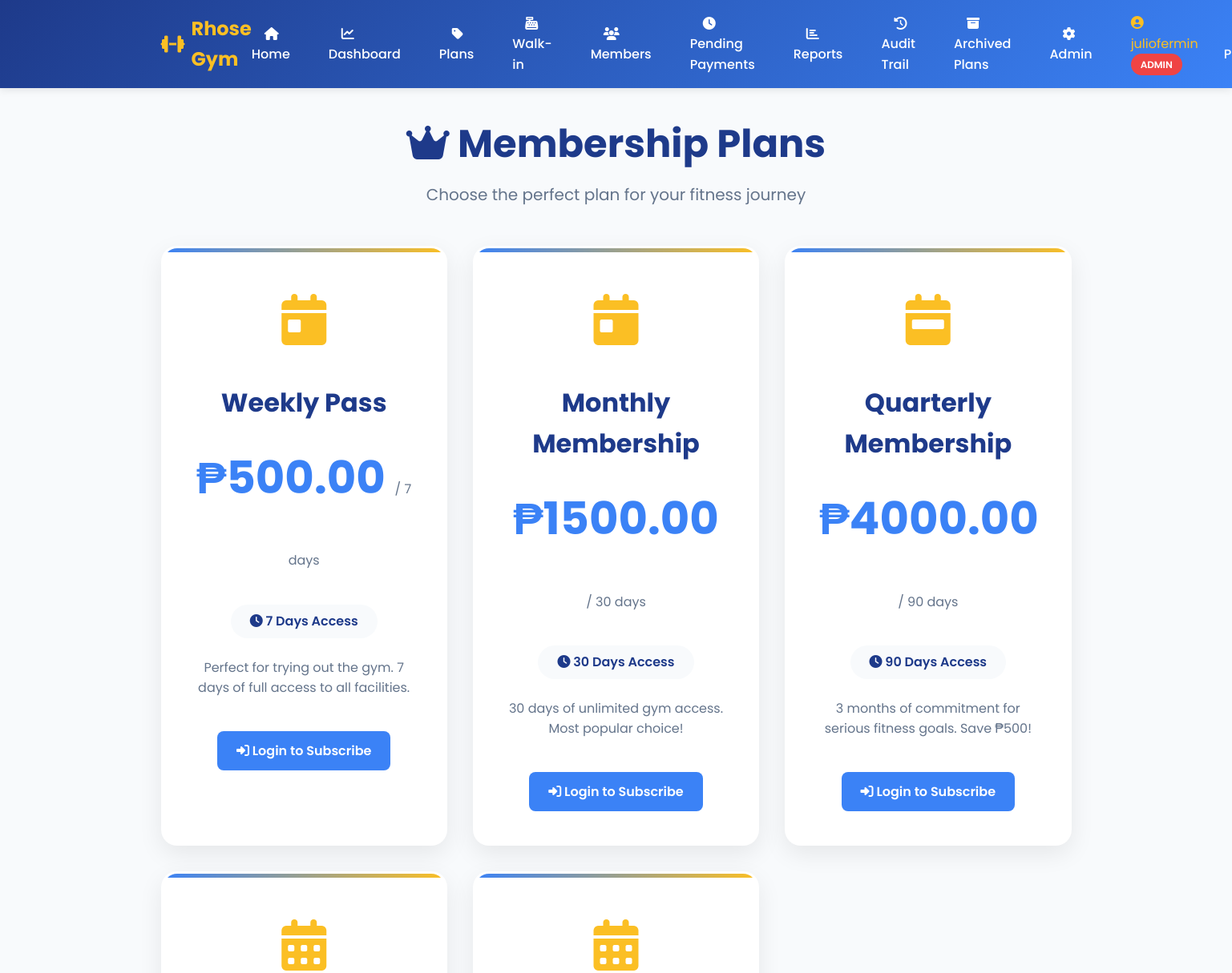
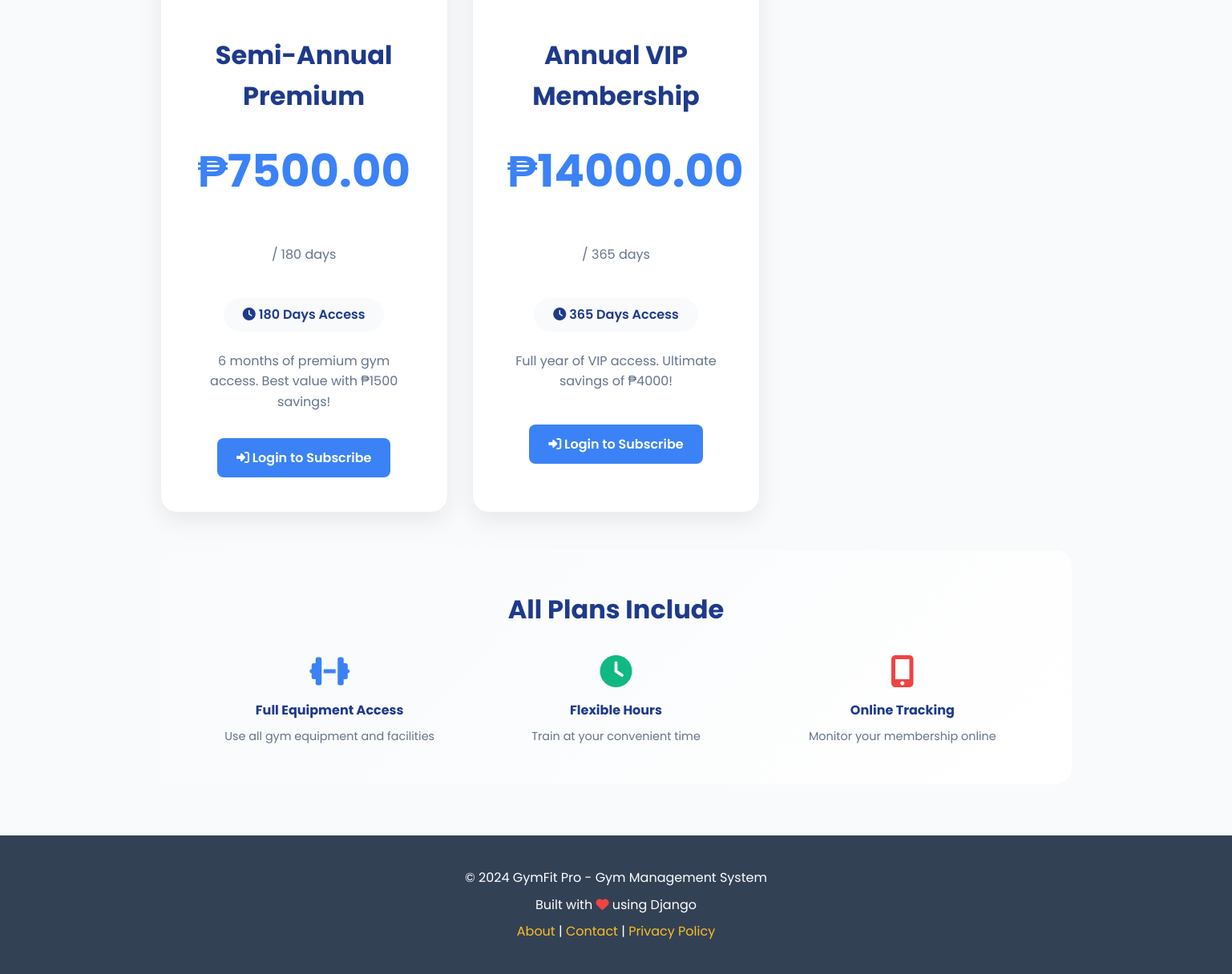
The page /plans/ (signed in) on the database its author committed (2 pictures, top to bottom).
### gym_app/models.py (models this page shows, shortened)
class User(AbstractUser):
    ROLE_CHOICES = [
        ('admin', 'Admin'),
        ('staff', 'Staff'),
        ('member', 'Member'),
    ]
    role = models.CharField(max_length=10, choices=ROLE_CHOICES, default='member')
    mobile_no = models.CharField(max_length=20, blank=True, null=True)
    address = models.TextField(blank=True, null=True)
    birthdate = models.DateField(blank=True, null=True)
    age = models.IntegerField(blank=True, null=True)
    profile_image = models.ImageField(
        upload_to='profile_images/',
        blank=True,
        null=True,
        help_text="Profile picture"
    )
    kiosk_pin = models.CharField(
        max_length=6,
        blank=True,
        null=True,
        unique=True,
        help_text="6-digit PIN for kiosk check-in/out",
        verbose_name="Kiosk PIN"
    )
    created_at = models.DateTimeField(auto_now_add=True)
    updated_at = models.DateTimeField(auto_now=True)
    class Meta:
        db_table = 'users'
        verbose_name = 'User'
        verbose_name_plural = 'Users'
    def is_admin(self):
        return self.role == 'admin' or self.is_superuser
    def is_staff_or_admin(self):
        return self.role in ['admin', 'staff'] or self.is_superuser or self.is_staff

class MembershipPlan(models.Model):
    name = models.CharField(max_length=100)
    duration_days = models.IntegerField(help_text="Duration in days")
    price = models.DecimalField(max_digits=10, decimal_places=2)
    description = models.TextField(blank=True, null=True)
    is_active = models.BooleanField(default=True)
    is_archived = models.BooleanField(default=False, help_text="Archived plans are hidden but preserved for records")
    archived_at = models.DateTimeField(null=True, blank=True)
    archived_by = models.ForeignKey(
        User,
        on_delete=models.SET_NULL,
        null=True,
        blank=True,
        related_name='archived_membership_plans'
    )
    created_at = models.DateTimeField(auto_now_add=True)
    updated_at = models.DateTimeField(auto_now=True)
    class Meta:
        db_table = 'membership_plans'
        verbose_name = 'Membership Plan'
        verbose_name_plural = 'Membership Plans'
        ordering = ['price']

### gym_app/views.py (the view)
# urls.py: path('plans/', views.membership_plans_view, name='membership_plans'),
@login_required
def membership_plans_view(request):
    plans = MembershipPlan.objects.filter(
        is_active=True,
        is_archived=False
    ).order_by('price')
    current_membership = None
    if request.user.role == 'member':
        current_membership = UserMembership.objects.filter(
            user=request.user,
            status='active'
        ).first()
    context = {
        'plans': plans,
        'current_membership': current_membership,
    }
    return render(request, 'gym_app/membership_plans.html', context)

### gym_app/templates/gym_app/membership_plans.html (shortened to what this page needs)
{% extends 'gym_app/base.html' %}
{% block content %}
{% load static %}
<link rel="stylesheet" href="{% static 'gym_app/css/pages/membership_plans.css' %}">
<div class="page-header">
    <h1><i class="fas fa-crown"></i> Membership Plans</h1>
    <p>Choose the perfect plan for your fitness journey</p>
</div>
<div class="plans-grid">
    {% for plan in plans %}
    <div class="plan-card">
        <div class="plan-icon">
            <i class="fas fa-{% if plan.duration_days <= 30 %}calendar-day{% elif plan.duration_days <= 90 %}calendar-week{% else %}calendar-alt{% endif %}"></i>
        </div>
        <h2 class="plan-name">{{ plan.name }}</h2>
        <div class="plan-price">
            ₱{{ plan.price }}
            <small>/ {{ plan.duration_days }} days</small>
        </div>
        <div class="plan-duration">
            <i class="fas fa-clock"></i> {{ plan.duration_days }} Days Access
        </div>
        <p class="plan-description">
            {{ plan.description|default:"Full access to all gym facilities, equipment, and amenities for the duration of your membership." }}
        </p>
        {% if user.is_authenticated and user.role == 'member' %}
            {% if current_membership %}
                {% if current_membership.plan.id == plan.id %}
                    <button class="btn btn-success" disabled style="opacity: 0.6;">
                        <i class="fas fa-check"></i> Current Plan
                    </button>
                {% else %}
                    <button class="btn btn-primary" disabled style="opacity: 0.6;">
                        <i class="fas fa-info-circle"></i> Already Subscribed
                    </button>
                {% endif %}
            {% else %}
                <a href="{% url 'subscribe_plan' plan.id %}" class="btn btn-gold">
                    <i class="fas fa-shopping-cart"></i> Subscribe Now
                </a>
            {% endif %}
        {% else %}
            <a href="{% url 'login' %}" class="btn btn-primary">
                <i class="fas fa-sign-in-alt"></i> Login to Subscribe
            </a>
        {% endif %}
    </div>
    {% endfor %}
</div>
<div style="background: linear-gradient(135deg, var(--light-bg) 0%, var(--white) 100%); padding: 3rem; border-radius: 20px; margin-top: 3rem;">
    <h2 style="text-align: center; color: var(--primary-blue); font-size: 2rem; margin-bottom: 2rem;">
        All Plans Include
    </h2>
    <div style="display: grid; grid-template-columns: repeat(auto-fit, minmax(250px, 1fr)); gap: 2rem;">
        <div style="text-align: center;">
            <i class="fas fa-dumbbell" style="font-size: 2.5rem; color: var(--secondary-blue); margin-bottom: 1rem;"></i>
            <h4 style="color: var(--primary-blue); margin-bottom: 0.5rem;">Full Equipment Access</h4>
            <p style="color: var(--gray); font-size: 0.9rem;">Use all gym equipment and facilities</p>
        </div>
        <div style="text-align: center;">
            <i class="fas fa-clock" style="font-size: 2.5rem; color: var(--success); margin-bottom: 1rem;"></i>
            <h4 style="color: var(--primary-blue); margin-bottom: 0.5rem;">Flexible Hours</h4>
            <p style="color: var(--gray); font-size: 0.9rem;">Train at your convenient time</p>
        </div>
        <div style="text-align: center;">
            <i class="fas fa-mobile-alt" style="font-size: 2.5rem; color: var(--danger); margin-bottom: 1rem;"></i>
            <h4 style="color: var(--primary-blue); margin-bottom: 0.5rem;">Online Tracking</h4>
            <p style="color: var(--gray); font-size: 0.9rem;">Monitor your membership online</p>
        </div>
    </div>
</div>
{% endblock %}

### gym_app/templates/gym_app/base.html (shortened to what this page needs)
<!DOCTYPE html>
<html lang="en">
<head>
    <link rel="stylesheet" href="https://cdnjs.cloudflare.com/ajax/libs/font-awesome/6.4.0/css/all.min.css">
    {% load static %}
    <link rel="stylesheet" href="{% static 'gym_app/css/base/base.css' %}">
</head>
<body>
    <nav class="navbar">
        <div class="container">
            <a href="{% url 'home' %}" class="navbar-brand">
                <i class="fas fa-dumbbell"></i>
                Rhose Gym
            </a>
            <ul class="navbar-menu">
                <li><a href="{% url 'home' %}"><i class="fas fa-home"></i> Home</a></li>
                {% if user.is_authenticated %}
                    <li><a href="{% url 'dashboard' %}"><i class="fas fa-chart-line"></i> Dashboard</a></li>
                    <li><a href="{% url 'membership_plans' %}"><i class="fas fa-tag"></i> Plans</a></li>
                    {% if user.is_staff_or_admin %}
                        <li><a href="{% url 'walkin_purchase' %}"><i class="fas fa-cash-register"></i> Walk-in</a></li>
                        <li><a href="{% url 'members_list' %}"><i class="fas fa-users"></i> Members</a></li>
                        <li><a href="{% url 'pending_payments' %}"><i class="fas fa-clock"></i> Pending Payments</a></li>
                    {% endif %}
                    {% if user.is_admin %}
                        <li><a href="{% url 'reports' %}"><i class="fas fa-chart-bar"></i> Reports</a></li>
                        <li><a href="{% url 'audit_trail' %}"><i class="fas fa-history"></i> Audit Trail</a></li>
                        <li><a href="{% url 'archived_plans' %}"><i class="fas fa-archive"></i> Archived Plans</a></li>
                        <li><a href="/admin/"><i class="fas fa-cog"></i> Admin</a></li>
                    {% endif %}
                    <li>
                        <span style="color: var(--gold); margin-right: 0.5rem;">
                            <i class="fas fa-user-circle"></i> {{ user.get_full_name|default:user.username }}
                            <span class="user-badge badge-{{ user.role }}">{{ user.role }}</span>
                        </span>
                    </li>
                    <li><a href="{% url 'profile_settings' %}"> Profile</a></li>
                {% else %}
                    <li><a href="{% url 'about' %}"><i class="fas fa-info-circle"></i> About</a></li>
                    <li><a href="{% url 'login' %}"><i class="fas fa-sign-in-alt"></i> Login</a></li>
                    <li><a href="{% url 'register' %}" class="btn-gold"><i class="fas fa-user-plus"></i> Sign Up</a></li>
                {% endif %}
            </ul>
        </div>
    </nav>
    <main class="main-content">
        {% block content %}{% endblock %}
    </main>
    <footer class="footer">
        <div class="container">
            <p>&copy; 2024 GymFit Pro - Gym Management System</p>
            <p>Built with <i class="fas fa-heart" style="color: var(--danger);"></i> using Django</p>
            <p>
                <a href="{% url 'about' %}">About</a> |
                <a href="#">Contact</a> |
                <a href="#">Privacy Policy</a>
            </p>
        </div>
    </footer>
</body>
</html>

### gym_app/static/gym_app/css/base/base.css (style rules this page uses)
* { margin: 0; padding: 0; box-sizing: border-box; }
:root { --primary-blue: #1e3a8a; --secondary-blue: #3b82f6; --gold: #fbbf24; --dark-gold: #f59e0b; --light-bg: #f8fafc; --white: #ffffff; --gray: #64748b; --dark-gray: #334155; --success: #10b981; --danger: #ef4444; --warning: #f59e0b; }
body { font-family: 'Poppins', sans-serif; background-color: var(--light-bg); color: var(--dark-gray); line-height: 1.6; }
.navbar { background: linear-gradient(135deg, var(--primary-blue) 0%, var(--secondary-blue) 100%); color: var(--white); padding: 1rem 0; box-shadow: 0 2px 10px rgba(0,0,0,0.1); position: sticky; top: 0; z-index: 1000; }
.navbar .container { max-width: 1200px; margin: 0 auto; padding: 0 2rem; display: flex; justify-content: space-between; align-items: center; }
.navbar-brand { font-size: 1.5rem; font-weight: 700; color: var(--gold); text-decoration: none; display: flex; align-items: center; gap: 0.5rem; }
.navbar-menu { display: flex; gap: 2rem; list-style: none; align-items: center; }
.navbar-menu a { color: var(--white); text-decoration: none; font-weight: 500; transition: color 0.3s; padding: 0.5rem 1rem; border-radius: 5px; }
.main-content { max-width: 1200px; margin: 2rem auto; padding: 0 2rem; min-height: calc(100vh - 200px); }
.footer { background-color: var(--dark-gray); color: var(--white); padding: 2rem 0; margin-top: 4rem; text-align: center; }
.footer .container { max-width: 1200px; margin: 0 auto; padding: 0 2rem; }
.footer p { margin: 0.5rem 0; }
.footer a { color: var(--gold); text-decoration: none; }
.btn { display: inline-block; padding: 0.75rem 1.5rem; border-radius: 8px; text-decoration: none; font-weight: 600; transition: all 0.3s; border: none; cursor: pointer; font-size: 1rem; }
.btn-primary { background-color: var(--secondary-blue); color: var(--white); }
.user-badge { display: inline-block; padding: 0.25rem 0.75rem; border-radius: 15px; font-size: 0.75rem; font-weight: 600; text-transform: uppercase; }
.badge-admin { background-color: var(--danger); color: var(--white); }

### gym_app/static/gym_app/css/pages/membership_plans.css (style rules this page uses)
.page-header { text-align: center; margin-bottom: 3rem; }
.page-header h1 { font-size: 3rem; color: var(--primary-blue); margin-bottom: 0.5rem; font-weight: 700; }
.page-header p { font-size: 1.25rem; color: var(--gray); }
.plans-grid { display: grid; grid-template-columns: repeat(auto-fit, minmax(300px, 1fr)); gap: 2rem; margin-bottom: 3rem; }
.plan-card { background: var(--white); border-radius: 20px; padding: 2.5rem; text-align: center; box-shadow: 0 10px 30px rgba(0, 0, 0, 0.08); transition: all 0.3s; border: 3px solid transparent; position: relative; overflow: hidden; }
.plan-card::before { content: ''; position: absolute; top: 0; left: 0; right: 0; height: 5px; background: linear-gradient(90deg, var(--secondary-blue), var(--gold)); }
.plan-icon { font-size: 4rem; margin-bottom: 1.5rem; color: var(--gold); }
.plan-name { font-size: 2rem; font-weight: 700; color: var(--primary-blue); margin-bottom: 1rem; }
.plan-price { font-size: 3.5rem; font-weight: 700; color: var(--secondary-blue); margin: 1.5rem 0; }
.plan-price small { font-size: 1rem; color: var(--gray); font-weight: 400; }
.plan-duration { display: inline-block; padding: 0.5rem 1.5rem; background-color: var(--light-bg); border-radius: 25px; color: var(--primary-blue); font-weight: 600; margin-bottom: 1.5rem; }
.plan-description { color: var(--gray); margin-bottom: 2rem; line-height: 1.6; min-height: 60px; }

### rows shown on the page
User: get_full_name "juliofermin", role "ADMIN"
MembershipPlan: name "Weekly Pass", price "500.00", duration_days "7", description "Perfect for trying out the gym. 7 days of full access to all facilities."
MembershipPlan: name "Monthly Membership", price "1500.00", duration_days "30", description "30 days of unlimited gym access. Most popular choice!"
MembershipPlan: name "Quarterly Membership", price "4000.00", duration_days "90", description "3 months of commitment for serious fitness goals. Save ₱500!"
MembershipPlan: name "Semi-Annual Premium", price "7500.00", duration_days "180", description "6 months of premium gym access. Best value with ₱1500 savings!"
MembershipPlan: name "Annual VIP Membership", price "14000.00", duration_days "365", description "Full year of VIP access. Ultimate savings of ₱4000!"
